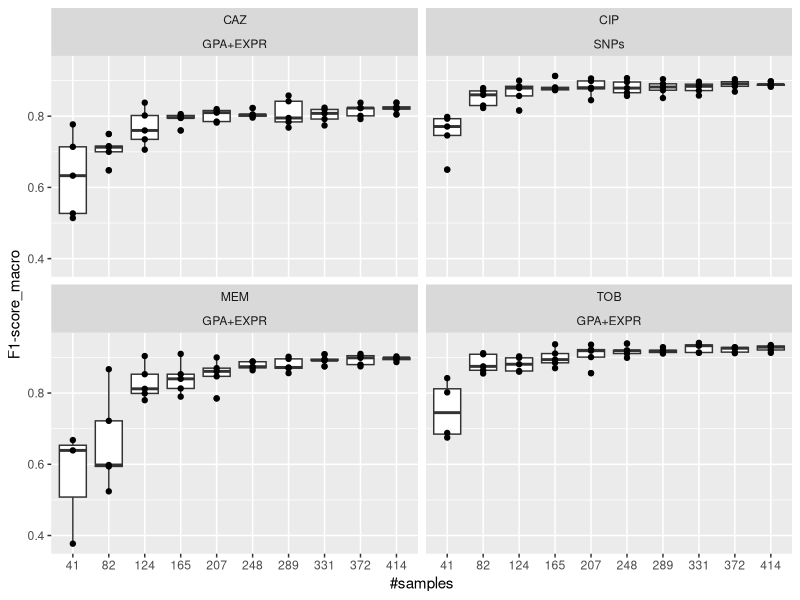

Here is the R script that generated this plot:
library(tidyverse)
t <- read_tsv("cv_perf_summary.txt")
drugs = c("Ciprofloxacin", "Colistin", "Tobramycin", "Ceftazidim", "Meropenem")
#sapply(drugs, function(drug){ 
#    t_drug = t[t[, 2] == drug,]
#    plot <- ggplot(t_drug,  aes(as.factor(no_samples), F1.score_macro)) + geom_boxplot(aes(y = F1.score_macro, x = as.factor(no_samples))) + facet_wrap(~ drug + mode) + geom_point() 
#    ggsave(paste("learning_curve", drug, ".png", sep = ""))
#})
t <- filter(t, drug == "Ciprofloxacin" & mode == "snps" | drug == "Ceftazidim" & mode == "gpa_expr" | drug == "Tobramycin" & mode == "gpa_expr" | drug == "Meropenem" & mode == "gpa_expr") 
t$drug <- recode(t$drug, Ciprofloxacin= "CIP", Meropenem = "MEM", Ceftazidim = "CAZ", Tobramycin = "TOB")
t$mode <- recode(t$mode, snps= "SNPs", gpa_expr= "GPA+EXPR")
plot <- ggplot(t,  aes(as.factor(no_samples), `F1-score_macro`))  +
    geom_boxplot(aes(y = `F1-score_macro`, x = as.factor(no_samples)))+
    facet_wrap(~ drug + mode) + geom_point()+
    xlab("#samples")
ggsave(paste("learning_curve_selected.png", sep = ""))
